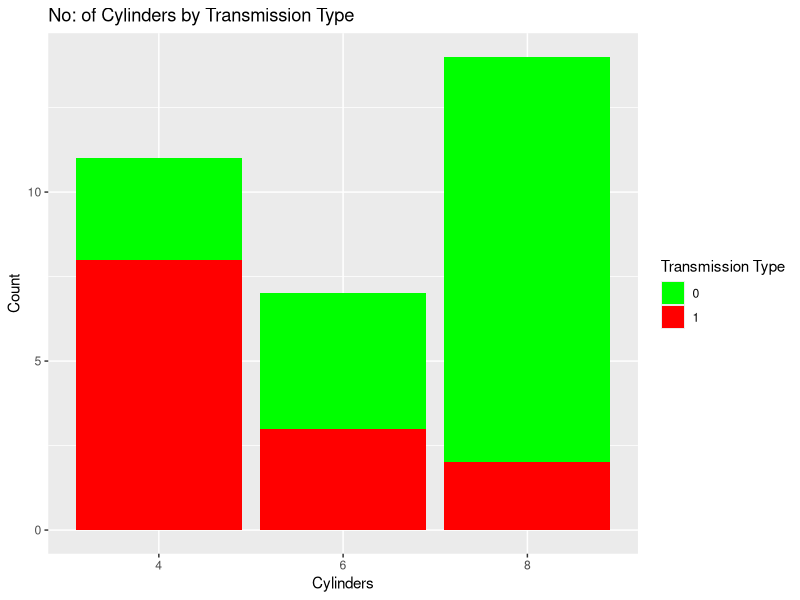

Recreate this plot in R.
# Load the necessary library
library(ggplot2)

# Create a bar plot
ggplot(mtcars, aes(x = factor(cyl), fill = factor(am)))+
  geom_bar() +
  labs(title = "No: of Cylinders by Transmission Type",
       x = "Cylinders",
       y = "Count") +
  scale_fill_manual(values = c("0" = "green", "1" = "red")) +
  guides(fill=guide_legend(title="Transmission Type"))